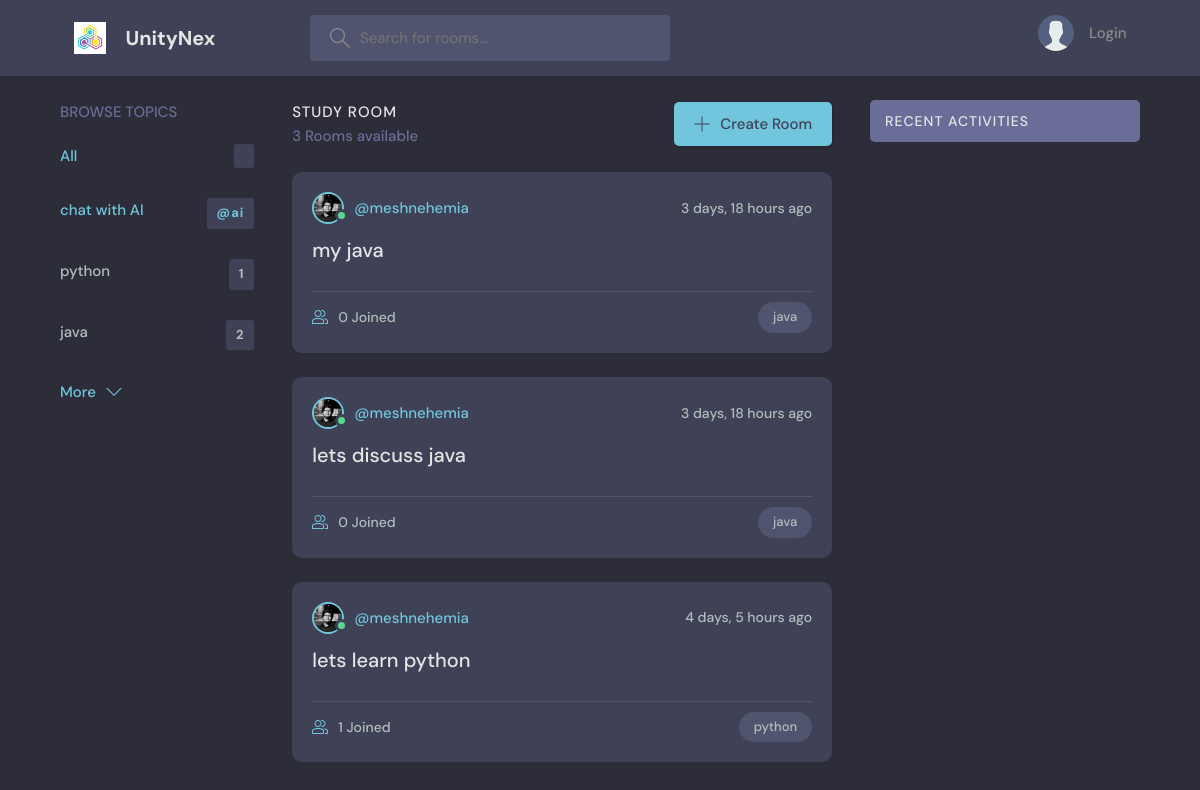
The app's page /, older data.
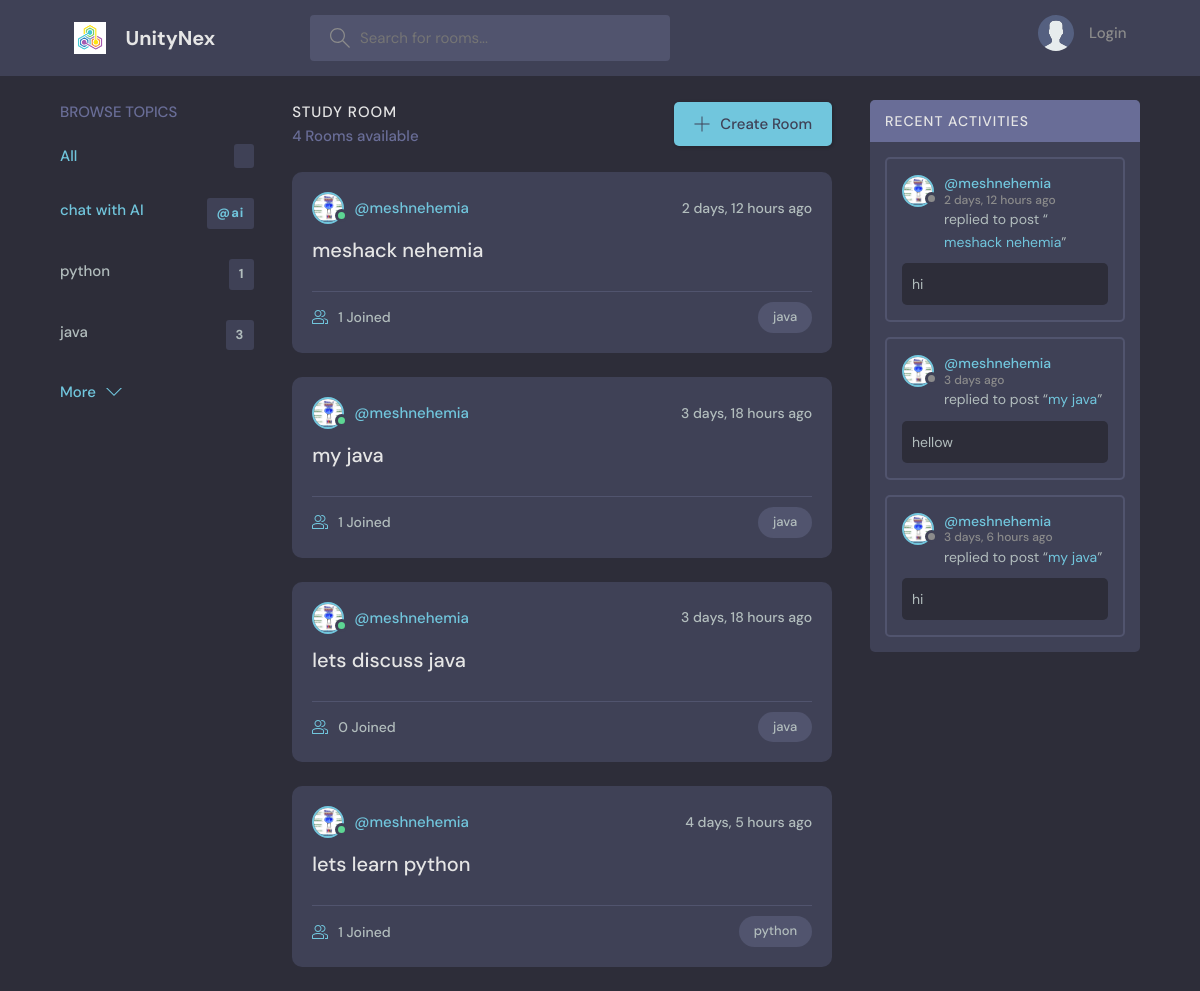
The same page, newer data.
### socialmedia/models.py (models this page shows, shortened)
class Topic(models.Model):
    name =models.CharField(max_length=200)

class Room(models.Model):
    host =models.ForeignKey(User,on_delete=models.SET_NULL,null=True)
    topic  =models.ForeignKey(Topic,on_delete=models.SET_NULL,null=True)
    name =models.CharField(max_length=200)
    description =models.TextField(null=True,blank=True)
    participants = models.ManyToManyField(User, related_name ='participants',blank=True)
    updated =models.DateTimeField(auto_now=True)
    created =models.DateTimeField(auto_now_add=True)
    class Meta:
        ordering =['-updated' , '-created']

class User(AbstractUser):
    name = models.CharField(max_length=200, null=True)
    email = models.EmailField(unique=True,null =True)
    bio =models.TextField(null=True)
    avator = models.ImageField(null =True,default="avatar.svg")
    USERNAME_FIELD = 'email'
    REQUIRED_FIELDS =[]

class Message(models.Model):
    user = models.ForeignKey(User,on_delete=models.CASCADE)
    room = models.ForeignKey(Room,on_delete=models.CASCADE)
    body =models.TextField()
    updated =models.DateTimeField(auto_now=True)
    created =models.DateTimeField(auto_now_add=True)
    class Meta:
        ordering =['-updated' , '-created']

### socialmedia/views.py (the view)
# urls.py: path('', views.home, name='libraryhome'),
def home(request):
    q = request.GET.get('q') if request.GET.get('q') != None else ''
    rooms = Room.objects.filter(
        Q(topic__name__icontains=q) |
        Q(name__icontains=q) |
        Q(description__icontains=q)
    )
    topics = Topic.objects.all()[0:5]
    room_count = rooms.count()
    room_messages = Message.objects.filter(Q(room__topic__name__icontains=q))
    context = {'rooms': rooms, 'topics': topics, 'room_count': room_count, "room_messages": room_messages}
    return render(request, 'socialmedia/home.html', context)

### socialmedia/templates/socialmedia/home.html (shortened to what this page needs)
{% extends 'main.html' %}
{%block content%}
    <main class="layout layout--3">
      <div class="container">
        {%include 'socialmedia/topics_component.html' %}
        <div class="roomList">
          <div class="roomList__header">
            <div>
              <h2>Study Room</h2>
              <p>{{room_count}} Rooms available</p>
            </div>
            <a class="btn btn--main" href="{% url 'create-room' %}">
              <svg version="1.1" xmlns="http://www.w3.org/2000/svg" width="32" height="32" viewBox="0 0 32 32">
                <title>add</title>
                <path
                  d="M16.943 0.943h-1.885v14.115h-14.115v1.885h14.115v14.115h1.885v-14.115h14.115v-1.885h-14.115v-14.115z"
                ></path>
              </svg>
              Create Room
            </a>
          </div>
          {%include 'socialmedia/feed_component.html'%}
        </div>
            {%include 'socialmedia/activity_component.html'%}
      </div>
    </main>
{%endblock content %}

### socialmedia/templates/socialmedia/topics_component.html
<div class="topics">
    <div class="topics__header">
      <h2>Browse Topics</h2>
    </div>
    <ul class="topics__list">
      <li>
        <a href="{% url 'home' %}" class="active">All <span>{{topic.count}}</span></a>
      </li>
    <li>
        <a href="{% url 'chatbot' %}" class="active">chat with AI <span>@ai</span></a>
      </li>
      {%for topic in topics %}
        <li>
            <a href="{% url 'home' %}?q={{topic.name}}">{{topic.name}} <span>{{topic.room_set.all.count}}</span></a>
        </li>
      {%endfor%}
    </ul>
    <a class="btn btn--link" href="{% url 'topics'%}">
      More
      <svg version="1.1" xmlns="http://www.w3.org/2000/svg" width="32" height="32" viewBox="0 0 32 32">
        <title>chevron-down</title>
        <path d="M16 21l-13-13h-3l16 16 16-16h-3l-13 13z"></path>
      </svg>
    </a>
</div>

### socialmedia/templates/socialmedia/feed_component.html (shortened to what this page needs)
{%for room in rooms%}
    <div class="roomListRoom">
        <div class="roomListRoom__header">
        <a href="{% url 'user-profile' room.host.id %}" class="roomListRoom__author">
            <div class="avatar avatar--small active">
            <img src="{{room.host.avator.url}}" />
            </div>
            <span>@{{room.host.username}}</span>
        </a>
        <div class="roomListRoom__actions">
            <span>{{room.created|timesince}} ago</span>
        </div>
        </div>
        <div class="roomListRoom__content">
        <a href="{% url 'room' room.id%}">{{room.name}}</a>
        </div>
        <div class="roomListRoom__meta">
        <a  href="{% url 'room' room.id%}"  class="roomListRoom__joined">
            {{ room.participants.all.count }} Joined
        </a>
        <p class="roomListRoom__topic">{{room.topic.name}}</p>
        </div>
    </div>
{%endfor%}

### socialmedia/templates/socialmedia/activity_component.html (shortened to what this page needs)
<div class="activities">
    <div class="activities__header">
      <h2>Recent Activities</h2>
    </div>
    {% for message in room_messages%}
        <div class="activities__box">
        <div class="activities__boxHeader roomListRoom__header">
            <a href="{%url 'user-profile' message.user.id %}" class="roomListRoom__author">
            <div class="avatar avatar--small">
                <img src="{{message.user.avator.url}}" />
            </div>
            <p>
                @{{message.user.username}}
                <span>{{message.created|timesince}} ago</span>
            </p>
            </a>
        </div>
        <div class="activities__boxContent">
            <p>replied to post “<a href="{% url 'room' message.room.id %}">{{message.room.name}}</a>”</p>
            <div class="activities__boxRoomContent">
                {{message.body}}
            </div>
        </div>
        </div>
    {%endfor%}
  </div>

Row changes from the older to the newer data that the page shows:
computed for Topic "java": room_set.all.count "2" → "3"
added Room: host.avator (picture), host.username "meshnehemia", created "2 days, 12 hours", name "meshack nehemia", participants.all.count "1", topic.name "java"
changed through a linked row, Room "my java": host.avator: a different picture; participants.all.count "0" → "1"
changed through a linked row, Room "lets discuss java": host.avator: a different picture
changed through a linked row, Room "lets learn python": host.avator: a different picture
added Message: user.avator (picture), user.username "meshnehemia", created "2 days, 12 hours", room.name "meshack nehemia", body "hi"
added Message: user.avator (picture), user.username "meshnehemia", created "3 days", room.name "my java", body "hellow"
added Message: user.avator (picture), user.username "meshnehemia", created "3 days, 6 hours", room.name "my java", body "hi"
Text that changed along with them:
{{ room_count }}: "3" → "4"
